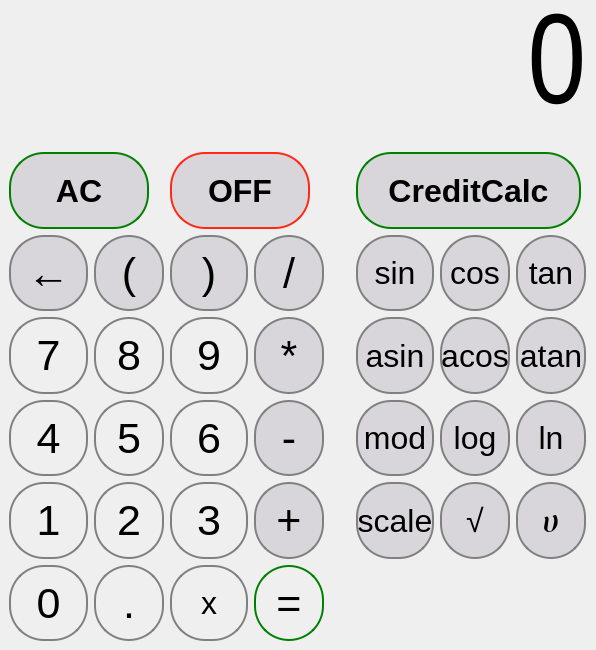
<?xml version="1.0" encoding="UTF-8"?>
<ui version="4.0">
 <class>sparrvio</class>
 <widget class="QMainWindow" name="sparrvio">
  <property name="geometry">
   <rect>
    <x>0</x>
    <y>0</y>
    <width>596</width>
    <height>650</height>
   </rect>
  </property>
  <property name="sizePolicy">
   <sizepolicy hsizetype="Minimum" vsizetype="Minimum">
    <horstretch>0</horstretch>
    <verstretch>0</verstretch>
   </sizepolicy>
  </property>
  <property name="minimumSize">
   <size>
    <width>596</width>
    <height>650</height>
   </size>
  </property>
  <property name="font">
   <font>
    <pointsize>13</pointsize>
   </font>
  </property>
  <property name="windowTitle">
   <string>sparrvio</string>
  </property>
  <property name="windowOpacity">
   <double>1.000000000000000</double>
  </property>
  <property name="styleSheet">
   <string notr="true"> 	border-radius: 500px;</string>
  </property>
  <property name="animated">
   <bool>true</bool>
  </property>
  <widget class="QWidget" name="centralwidget">
   <layout class="QGridLayout" name="gridLayout" rowstretch="0,0,0,0,0,0,0,0" columnstretch="0,0,0,0,0,0,0,0">
    <item row="5" column="2">
     <widget class="QPushButton" name="pushButton_6">
      <property name="sizePolicy">
       <sizepolicy hsizetype="Preferred" vsizetype="Preferred">
        <horstretch>0</horstretch>
        <verstretch>0</verstretch>
       </sizepolicy>
      </property>
      <property name="minimumSize">
       <size>
        <width>70</width>
        <height>70</height>
       </size>
      </property>
      <property name="font">
       <font>
        <pointsize>32</pointsize>
        <bold>false</bold>
        <kerning>true</kerning>
       </font>
      </property>
      <property name="styleSheet">
       <string notr="true">QPushButton {
	border: 2px solid grey;
 	border-radius: 35px;
	margin: 0px
}

QPushButton:pressed {
	background-color: qlineargradient(x1: 0, y1: 0, x2: 0, y2: 1, 
									stop:  0 #dadbde, stop: 1 #f6f7fa);
}</string>
      </property>
      <property name="text">
       <string>6</string>
      </property>
     </widget>
    </item>
    <item row="6" column="6">
     <widget class="QPushButton" name="pushButton_sqrt">
      <property name="sizePolicy">
       <sizepolicy hsizetype="Preferred" vsizetype="Preferred">
        <horstretch>0</horstretch>
        <verstretch>0</verstretch>
       </sizepolicy>
      </property>
      <property name="minimumSize">
       <size>
        <width>70</width>
        <height>70</height>
       </size>
      </property>
      <property name="font">
       <font>
        <pointsize>24</pointsize>
        <bold>false</bold>
        <kerning>true</kerning>
       </font>
      </property>
      <property name="styleSheet">
       <string notr="true">QPushButton {
	border: 2px solid gray;
 	border-radius: 35px;
	background-color:rgb(216, 214, 218);
	margin: 0px
}

QPushButton:pressed {
	background-color: qlineargradient(x1: 0, y1: 0, x2: 0, y2: 1, 
									stop:  0 #dadbde, stop: 1 #f6f7fa);
}</string>
      </property>
      <property name="text">
       <string>√</string>
      </property>
     </widget>
    </item>
    <item row="4" column="1">
     <widget class="QPushButton" name="pushButton_8">
      <property name="sizePolicy">
       <sizepolicy hsizetype="Preferred" vsizetype="Preferred">
        <horstretch>0</horstretch>
        <verstretch>0</verstretch>
       </sizepolicy>
      </property>
      <property name="minimumSize">
       <size>
        <width>70</width>
        <height>70</height>
       </size>
      </property>
      <property name="font">
       <font>
        <pointsize>32</pointsize>
        <bold>false</bold>
        <kerning>true</kerning>
       </font>
      </property>
      <property name="styleSheet">
       <string notr="true">QPushButton {
	border: 2px solid gray;
 	border-radius: 35px;
	margin: 0px
}

QPushButton:pressed {
	background-color: qlineargradient(x1: 0, y1: 0, x2: 0, y2: 1, 
									stop:  0 #dadbde, stop: 1 #f6f7fa);
}</string>
      </property>
      <property name="text">
       <string>8</string>
      </property>
     </widget>
    </item>
    <item row="3" column="3">
     <widget class="QPushButton" name="pushButton_div">
      <property name="sizePolicy">
       <sizepolicy hsizetype="Preferred" vsizetype="Preferred">
        <horstretch>0</horstretch>
        <verstretch>0</verstretch>
       </sizepolicy>
      </property>
      <property name="minimumSize">
       <size>
        <width>70</width>
        <height>70</height>
       </size>
      </property>
      <property name="font">
       <font>
        <pointsize>32</pointsize>
        <bold>false</bold>
        <kerning>true</kerning>
       </font>
      </property>
      <property name="styleSheet">
       <string notr="true">QPushButton {
	border: 2px solid gray;
 	border-radius: 35px;
	background-color:rgb(216, 214, 218);
	margin: 0px
}

QPushButton:pressed {
	background-color: qlineargradient(x1: 0, y1: 0, x2: 0, y2: 1, 
									stop:  0 #dadbde, stop: 1 #f6f7fa);
}</string>
      </property>
      <property name="text">
       <string>/</string>
      </property>
     </widget>
    </item>
    <item row="5" column="1">
     <widget class="QPushButton" name="pushButton_5">
      <property name="sizePolicy">
       <sizepolicy hsizetype="Preferred" vsizetype="Preferred">
        <horstretch>0</horstretch>
        <verstretch>0</verstretch>
       </sizepolicy>
      </property>
      <property name="minimumSize">
       <size>
        <width>70</width>
        <height>70</height>
       </size>
      </property>
      <property name="font">
       <font>
        <pointsize>32</pointsize>
        <bold>false</bold>
        <kerning>true</kerning>
       </font>
      </property>
      <property name="styleSheet">
       <string notr="true">QPushButton {
	border: 2px solid gray;
 	border-radius: 35px;
	margin: 0px
}

QPushButton:pressed {
	background-color: qlineargradient(x1: 0, y1: 0, x2: 0, y2: 1, 
									stop:  0 #dadbde, stop: 1 #f6f7fa);
}</string>
      </property>
      <property name="text">
       <string>5</string>
      </property>
     </widget>
    </item>
    <item row="3" column="5">
     <widget class="QPushButton" name="pushButton_sin">
      <property name="sizePolicy">
       <sizepolicy hsizetype="Preferred" vsizetype="Preferred">
        <horstretch>0</horstretch>
        <verstretch>0</verstretch>
       </sizepolicy>
      </property>
      <property name="minimumSize">
       <size>
        <width>70</width>
        <height>70</height>
       </size>
      </property>
      <property name="font">
       <font>
        <pointsize>24</pointsize>
        <bold>false</bold>
        <kerning>true</kerning>
       </font>
      </property>
      <property name="styleSheet">
       <string notr="true">QPushButton {
	border: 2px solid gray;
 	border-radius: 35px;
	background-color:rgb(216, 214, 218);
	margin: 0px
}

QPushButton:pressed {
	background-color: qlineargradient(x1: 0, y1: 0, x2: 0, y2: 1, 
									stop:  0 #dadbde, stop: 1 #f6f7fa);
}</string>
      </property>
      <property name="text">
       <string>sin</string>
      </property>
     </widget>
    </item>
    <item row="6" column="3">
     <widget class="QPushButton" name="pushButton_plus">
      <property name="sizePolicy">
       <sizepolicy hsizetype="Preferred" vsizetype="Preferred">
        <horstretch>0</horstretch>
        <verstretch>0</verstretch>
       </sizepolicy>
      </property>
      <property name="minimumSize">
       <size>
        <width>70</width>
        <height>70</height>
       </size>
      </property>
      <property name="font">
       <font>
        <pointsize>32</pointsize>
        <bold>false</bold>
        <kerning>true</kerning>
       </font>
      </property>
      <property name="styleSheet">
       <string notr="true">QPushButton {
	border: 2px solid gray;
 	border-radius: 35px;
	background-color:rgb(216, 214, 218);
	margin: 0px
}

QPushButton:pressed {
	background-color: qlineargradient(x1: 0, y1: 0, x2: 0, y2: 1, 
									stop:  0 #dadbde, stop: 1 #f6f7fa);
}</string>
      </property>
      <property name="text">
       <string>+</string>
      </property>
     </widget>
    </item>
    <item row="4" column="0">
     <widget class="QPushButton" name="pushButton_7">
      <property name="sizePolicy">
       <sizepolicy hsizetype="Preferred" vsizetype="Preferred">
        <horstretch>0</horstretch>
        <verstretch>0</verstretch>
       </sizepolicy>
      </property>
      <property name="minimumSize">
       <size>
        <width>70</width>
        <height>70</height>
       </size>
      </property>
      <property name="font">
       <font>
        <pointsize>32</pointsize>
        <bold>false</bold>
        <kerning>true</kerning>
       </font>
      </property>
      <property name="styleSheet">
       <string notr="true">QPushButton {
	border: 2px solid gray;
 	border-radius: 35px;
	margin: 0px
}

QPushButton:pressed {
	background-color: qlineargradient(x1: 0, y1: 0, x2: 0, y2: 1, 
									stop:  0 #dadbde, stop: 1 #f6f7fa);
}</string>
      </property>
      <property name="text">
       <string>7</string>
      </property>
     </widget>
    </item>
    <item row="5" column="5">
     <widget class="QPushButton" name="pushButton_mod">
      <property name="sizePolicy">
       <sizepolicy hsizetype="Preferred" vsizetype="Preferred">
        <horstretch>0</horstretch>
        <verstretch>0</verstretch>
       </sizepolicy>
      </property>
      <property name="minimumSize">
       <size>
        <width>70</width>
        <height>70</height>
       </size>
      </property>
      <property name="font">
       <font>
        <pointsize>24</pointsize>
        <bold>false</bold>
        <kerning>true</kerning>
       </font>
      </property>
      <property name="styleSheet">
       <string notr="true">QPushButton {
	border: 2px solid gray;
 	border-radius: 35px;
	background-color:rgb(216, 214, 218);
	margin: 0px
}

QPushButton:pressed {
	background-color: qlineargradient(x1: 0, y1: 0, x2: 0, y2: 1, 
									stop:  0 #dadbde, stop: 1 #f6f7fa);
}</string>
      </property>
      <property name="text">
       <string>mod</string>
      </property>
     </widget>
    </item>
    <item row="1" column="5">
     <widget class="QPushButton" name="pushButton_Credit">
      <property name="sizePolicy">
       <sizepolicy hsizetype="Preferred" vsizetype="Preferred">
        <horstretch>0</horstretch>
        <verstretch>0</verstretch>
       </sizepolicy>
      </property>
      <property name="minimumSize">
       <size>
        <width>225</width>
        <height>70</height>
       </size>
      </property>
      <property name="font">
       <font>
        <pointsize>24</pointsize>
        <bold>true</bold>
       </font>
      </property>
      <property name="styleSheet">
       <string notr="true">QPushButton {
	border: 2px solid green;
 	border-radius: 35px;
	background-color:rgb(216, 214, 218);
	margin: 0px
}

QPushButton:pressed {
	background-color: green;
	color: white;
}</string>
      </property>
      <property name="text">
       <string>CreditCalc</string>
      </property>
     </widget>
    </item>
    <item row="4" column="6">
     <widget class="QPushButton" name="pushButton_acos">
      <property name="sizePolicy">
       <sizepolicy hsizetype="Preferred" vsizetype="Preferred">
        <horstretch>0</horstretch>
        <verstretch>0</verstretch>
       </sizepolicy>
      </property>
      <property name="minimumSize">
       <size>
        <width>70</width>
        <height>70</height>
       </size>
      </property>
      <property name="font">
       <font>
        <pointsize>24</pointsize>
        <bold>false</bold>
        <kerning>true</kerning>
       </font>
      </property>
      <property name="styleSheet">
       <string notr="true">QPushButton {
	border: 2px solid gray;
 	border-radius: 35px;
	background-color:rgb(216, 214, 218);
	margin: 0px
}

QPushButton:pressed {
	background-color: qlineargradient(x1: 0, y1: 0, x2: 0, y2: 1, 
									stop:  0 #dadbde, stop: 1 #f6f7fa);
}</string>
      </property>
      <property name="text">
       <string>acos</string>
      </property>
     </widget>
    </item>
    <item row="7" column="0">
     <widget class="QPushButton" name="pushButton_0">
      <property name="sizePolicy">
       <sizepolicy hsizetype="Preferred" vsizetype="Preferred">
        <horstretch>0</horstretch>
        <verstretch>0</verstretch>
       </sizepolicy>
      </property>
      <property name="minimumSize">
       <size>
        <width>70</width>
        <height>70</height>
       </size>
      </property>
      <property name="font">
       <font>
        <pointsize>32</pointsize>
        <bold>false</bold>
        <kerning>true</kerning>
       </font>
      </property>
      <property name="styleSheet">
       <string notr="true">QPushButton {
	border: 2px solid gray;
 	border-radius: 35px;
}

QPushButton:pressed {
	background-color: qlineargradient(x1: 0, y1: 0, x2: 0, y2: 1, 
									stop:  0 #dadbde, stop: 1 #f6f7fa);
}</string>
      </property>
      <property name="text">
       <string>0</string>
      </property>
     </widget>
    </item>
    <item row="3" column="2">
     <widget class="QPushButton" name="pushButton_brR">
      <property name="sizePolicy">
       <sizepolicy hsizetype="Preferred" vsizetype="Preferred">
        <horstretch>0</horstretch>
        <verstretch>0</verstretch>
       </sizepolicy>
      </property>
      <property name="minimumSize">
       <size>
        <width>70</width>
        <height>70</height>
       </size>
      </property>
      <property name="font">
       <font>
        <pointsize>32</pointsize>
        <bold>false</bold>
        <kerning>true</kerning>
       </font>
      </property>
      <property name="toolTip">
       <string>&lt;html&gt;&lt;head/&gt;&lt;body&gt;&lt;p&gt;Извлечение корня&lt;/p&gt;&lt;/body&gt;&lt;/html&gt;</string>
      </property>
      <property name="styleSheet">
       <string notr="true">QPushButton {
	border: 2px solid gray;
 	border-radius: 35px;
	background-color:rgb(216, 214, 218);
	margin: 0px
}

QPushButton:pressed {
	background-color: qlineargradient(x1: 0, y1: 0, x2: 0, y2: 1, 
									stop:  0 #dadbde, stop: 1 #f6f7fa);
}</string>
      </property>
      <property name="text">
       <string>)</string>
      </property>
     </widget>
    </item>
    <item row="3" column="4" rowspan="5">
     <spacer name="verticalSpacer">
      <property name="orientation">
       <enum>Qt::Vertical</enum>
      </property>
      <property name="sizeType">
       <enum>QSizePolicy::Expanding</enum>
      </property>
      <property name="sizeHint" stdset="0">
       <size>
        <width>20</width>
        <height>40</height>
       </size>
      </property>
     </spacer>
    </item>
    <item row="6" column="2">
     <widget class="QPushButton" name="pushButton_3">
      <property name="sizePolicy">
       <sizepolicy hsizetype="Preferred" vsizetype="Preferred">
        <horstretch>0</horstretch>
        <verstretch>0</verstretch>
       </sizepolicy>
      </property>
      <property name="minimumSize">
       <size>
        <width>70</width>
        <height>70</height>
       </size>
      </property>
      <property name="font">
       <font>
        <pointsize>32</pointsize>
        <bold>false</bold>
        <kerning>true</kerning>
       </font>
      </property>
      <property name="styleSheet">
       <string notr="true">QPushButton {
	border: 2px solid gray;
 	border-radius: 35px;
	margin: 0px
}

QPushButton:pressed {
	background-color: qlineargradient(x1: 0, y1: 0, x2: 0, y2: 1, 
									stop:  0 #dadbde, stop: 1 #f6f7fa);
}</string>
      </property>
      <property name="text">
       <string>3</string>
      </property>
      <property name="autoDefault">
       <bool>false</bool>
      </property>
      <property name="default">
       <bool>false</bool>
      </property>
     </widget>
    </item>
    <item row="7" column="3">
     <widget class="QPushButton" name="pushButton_eq">
      <property name="sizePolicy">
       <sizepolicy hsizetype="Preferred" vsizetype="Preferred">
        <horstretch>0</horstretch>
        <verstretch>0</verstretch>
       </sizepolicy>
      </property>
      <property name="minimumSize">
       <size>
        <width>70</width>
        <height>70</height>
       </size>
      </property>
      <property name="font">
       <font>
        <pointsize>32</pointsize>
        <bold>false</bold>
        <kerning>true</kerning>
       </font>
      </property>
      <property name="styleSheet">
       <string notr="true">QPushButton {
	border: 2px solid green;
 	border-radius: 35px;
	margin: 0px
}

QPushButton:pressed {
	background-color: green;
	color: white;
}</string>
      </property>
      <property name="text">
       <string>=</string>
      </property>
     </widget>
    </item>
    <item row="3" column="7">
     <widget class="QPushButton" name="pushButton_tan">
      <property name="sizePolicy">
       <sizepolicy hsizetype="Preferred" vsizetype="Preferred">
        <horstretch>0</horstretch>
        <verstretch>0</verstretch>
       </sizepolicy>
      </property>
      <property name="minimumSize">
       <size>
        <width>70</width>
        <height>70</height>
       </size>
      </property>
      <property name="font">
       <font>
        <pointsize>24</pointsize>
        <bold>false</bold>
        <kerning>true</kerning>
       </font>
      </property>
      <property name="styleSheet">
       <string notr="true">QPushButton {
	border: 2px solid gray;
 	border-radius: 35px;
	background-color:rgb(216, 214, 218);
	margin: 0px
}

QPushButton:pressed {
	background-color: qlineargradient(x1: 0, y1: 0, x2: 0, y2: 1, 
									stop:  0 #dadbde, stop: 1 #f6f7fa);
}</string>
      </property>
      <property name="text">
       <string>tan</string>
      </property>
     </widget>
    </item>
    <item row="6" column="7">
     <widget class="QPushButton" name="pushButton_graf">
      <property name="sizePolicy">
       <sizepolicy hsizetype="Preferred" vsizetype="Preferred">
        <horstretch>0</horstretch>
        <verstretch>0</verstretch>
       </sizepolicy>
      </property>
      <property name="minimumSize">
       <size>
        <width>70</width>
        <height>70</height>
       </size>
      </property>
      <property name="font">
       <font>
        <family>.AppleSystemUIFont</family>
        <pointsize>24</pointsize>
        <italic>false</italic>
        <bold>false</bold>
        <kerning>true</kerning>
       </font>
      </property>
      <property name="styleSheet">
       <string notr="true">QPushButton {
	font: 24pt &quot;.AppleSystemUIFont&quot;;
	border: 2px solid gray;
 	border-radius: 35px;
	background-color:rgb(216, 214, 218);
	margin: 0px
}

QPushButton:pressed {
	background-color: qlineargradient(x1: 0, y1: 0, x2: 0, y2: 1, 
									stop:  0 #dadbde, stop: 1 #f6f7fa);
}</string>
      </property>
      <property name="text">
       <string>ሀ</string>
      </property>
     </widget>
    </item>
    <item row="6" column="5">
     <widget class="QPushButton" name="pushButton_scale">
      <property name="sizePolicy">
       <sizepolicy hsizetype="Preferred" vsizetype="Preferred">
        <horstretch>0</horstretch>
        <verstretch>0</verstretch>
       </sizepolicy>
      </property>
      <property name="minimumSize">
       <size>
        <width>70</width>
        <height>70</height>
       </size>
      </property>
      <property name="font">
       <font>
        <pointsize>24</pointsize>
        <bold>false</bold>
        <kerning>true</kerning>
       </font>
      </property>
      <property name="styleSheet">
       <string notr="true">QPushButton {
	border: 2px solid gray;
 	border-radius: 35px;
	background-color:rgb(216, 214, 218);
	margin: 0px
}

QPushButton:pressed {
	background-color: qlineargradient(x1: 0, y1: 0, x2: 0, y2: 1, 
									stop:  0 #dadbde, stop: 1 #f6f7fa);
}</string>
      </property>
      <property name="text">
       <string>scale</string>
      </property>
     </widget>
    </item>
    <item row="7" column="1">
     <widget class="QPushButton" name="pushButton_t">
      <property name="sizePolicy">
       <sizepolicy hsizetype="Preferred" vsizetype="Preferred">
        <horstretch>0</horstretch>
        <verstretch>0</verstretch>
       </sizepolicy>
      </property>
      <property name="minimumSize">
       <size>
        <width>70</width>
        <height>70</height>
       </size>
      </property>
      <property name="font">
       <font>
        <pointsize>32</pointsize>
        <bold>false</bold>
        <kerning>true</kerning>
       </font>
      </property>
      <property name="styleSheet">
       <string notr="true">QPushButton {
	border: 2px solid gray;
 	border-radius: 35px;
	margin: 0px
}

QPushButton:pressed {
	background-color: qlineargradient(x1: 0, y1: 0, x2: 0, y2: 1, 
									stop:  0 #dadbde, stop: 1 #f6f7fa);
}</string>
      </property>
      <property name="text">
       <string>.</string>
      </property>
     </widget>
    </item>
    <item row="1" column="2">
     <widget class="QPushButton" name="pushButton_OFF">
      <property name="sizePolicy">
       <sizepolicy hsizetype="Preferred" vsizetype="Preferred">
        <horstretch>0</horstretch>
        <verstretch>0</verstretch>
       </sizepolicy>
      </property>
      <property name="minimumSize">
       <size>
        <width>140</width>
        <height>70</height>
       </size>
      </property>
      <property name="font">
       <font>
        <pointsize>24</pointsize>
        <bold>true</bold>
        <kerning>true</kerning>
       </font>
      </property>
      <property name="styleSheet">
       <string notr="true">QPushButton {
	border: 2px solid rgb(255, 40, 21);
 	border-radius: 35px;
	background-color:rgb(216, 214, 218);
	margin: 0px
}

QPushButton:pressed {
	background-color: rgb(255, 40, 21);
	color: rgb(255, 255, 255);
}
</string>
      </property>
      <property name="text">
       <string>OFF</string>
      </property>
     </widget>
    </item>
    <item row="0" column="0" colspan="8">
     <widget class="QLabel" name="result">
      <property name="sizePolicy">
       <sizepolicy hsizetype="Preferred" vsizetype="Preferred">
        <horstretch>0</horstretch>
        <verstretch>0</verstretch>
       </sizepolicy>
      </property>
      <property name="minimumSize">
       <size>
        <width>288</width>
        <height>116</height>
       </size>
      </property>
      <property name="font">
       <font>
        <family>Arial Narrow</family>
        <pointsize>96</pointsize>
        <italic>false</italic>
        <bold>false</bold>
        <kerning>true</kerning>
       </font>
      </property>
      <property name="tabletTracking">
       <bool>false</bool>
      </property>
      <property name="styleSheet">
       <string notr="true">QPushButton {
	border: 2px solid gray;
 	border-radius: 35px;
	margin: 0px
}

QPushButton:pressed {
	background-color: qlineargradient(x1: 0, y1: 0, x2: 0, y2: 1, 
									stop:  0 #dadbde, stop: 1 #f6f7fa);
}</string>
      </property>
      <property name="text">
       <string>&lt;html&gt;&lt;head/&gt;&lt;body&gt;&lt;p align=&quot;right&quot;&gt;&lt;span style=&quot; font-size:96pt;&quot;&gt;0&lt;/span&gt;&lt;/p&gt;&lt;/body&gt;&lt;/html&gt;</string>
      </property>
      <property name="alignment">
       <set>Qt::AlignBottom|Qt::AlignRight|Qt::AlignTrailing</set>
      </property>
      <property name="margin">
       <number>10</number>
      </property>
     </widget>
    </item>
    <item row="3" column="1">
     <widget class="QPushButton" name="pushButton_brL">
      <property name="sizePolicy">
       <sizepolicy hsizetype="Preferred" vsizetype="Preferred">
        <horstretch>0</horstretch>
        <verstretch>0</verstretch>
       </sizepolicy>
      </property>
      <property name="minimumSize">
       <size>
        <width>70</width>
        <height>70</height>
       </size>
      </property>
      <property name="font">
       <font>
        <pointsize>32</pointsize>
        <bold>false</bold>
        <kerning>true</kerning>
       </font>
      </property>
      <property name="toolTip">
       <string>&lt;html&gt;&lt;head/&gt;&lt;body&gt;&lt;p&gt;Возведение в степень&lt;/p&gt;&lt;/body&gt;&lt;/html&gt;</string>
      </property>
      <property name="styleSheet">
       <string notr="true">QPushButton {
	border: 2px solid gray;
 	border-radius: 35px;
	background-color:rgb(216, 214, 218);
	margin: 0px
}

QPushButton:pressed {
	background-color: qlineargradient(x1: 0, y1: 0, x2: 0, y2: 1, 
									stop:  0 #dadbde, stop: 1 #f6f7fa);
}</string>
      </property>
      <property name="text">
       <string>(</string>
      </property>
     </widget>
    </item>
    <item row="6" column="0">
     <widget class="QPushButton" name="pushButton_1">
      <property name="sizePolicy">
       <sizepolicy hsizetype="Preferred" vsizetype="Preferred">
        <horstretch>0</horstretch>
        <verstretch>0</verstretch>
       </sizepolicy>
      </property>
      <property name="minimumSize">
       <size>
        <width>70</width>
        <height>70</height>
       </size>
      </property>
      <property name="font">
       <font>
        <pointsize>32</pointsize>
        <bold>false</bold>
        <kerning>true</kerning>
       </font>
      </property>
      <property name="styleSheet">
       <string notr="true">QPushButton {
	border: 2px solid gray;
 	border-radius: 35px;
	margin: 0px
}

QPushButton:pressed {
	background-color: qlineargradient(x1: 0, y1: 0, x2: 0, y2: 1, 
									stop:  0 #dadbde, stop: 1 #f6f7fa);
}
</string>
      </property>
      <property name="text">
       <string>1</string>
      </property>
     </widget>
    </item>
    <item row="7" column="2">
     <widget class="QPushButton" name="pushButton_x">
      <property name="sizePolicy">
       <sizepolicy hsizetype="Preferred" vsizetype="Preferred">
        <horstretch>0</horstretch>
        <verstretch>0</verstretch>
       </sizepolicy>
      </property>
      <property name="minimumSize">
       <size>
        <width>70</width>
        <height>70</height>
       </size>
      </property>
      <property name="font">
       <font>
        <pointsize>24</pointsize>
        <bold>false</bold>
        <kerning>true</kerning>
       </font>
      </property>
      <property name="styleSheet">
       <string notr="true">QPushButton {
	border: 2px solid gray;
 	border-radius: 35px;
	margin: 0px
}

QPushButton:pressed {
	background-color: qlineargradient(x1: 0, y1: 0, x2: 0, y2: 1, 
									stop:  0 #dadbde, stop: 1 #f6f7fa);
}</string>
      </property>
      <property name="text">
       <string>x</string>
      </property>
     </widget>
    </item>
    <item row="4" column="2">
     <widget class="QPushButton" name="pushButton_9">
      <property name="sizePolicy">
       <sizepolicy hsizetype="Preferred" vsizetype="Preferred">
        <horstretch>0</horstretch>
        <verstretch>0</verstretch>
       </sizepolicy>
      </property>
      <property name="minimumSize">
       <size>
        <width>70</width>
        <height>70</height>
       </size>
      </property>
      <property name="font">
       <font>
        <pointsize>32</pointsize>
        <bold>false</bold>
        <kerning>true</kerning>
       </font>
      </property>
      <property name="styleSheet">
       <string notr="true">QPushButton {
	border: 2px solid gray;
 	border-radius: 35px;
	margin: 0px
}

QPushButton:pressed {
	background-color: qlineargradient(x1: 0, y1: 0, x2: 0, y2: 1, 
									stop:  0 #dadbde, stop: 1 #f6f7fa);
}</string>
      </property>
      <property name="text">
       <string>9</string>
      </property>
     </widget>
    </item>
    <item row="5" column="7">
     <widget class="QPushButton" name="pushButton_ln">
      <property name="sizePolicy">
       <sizepolicy hsizetype="Preferred" vsizetype="Preferred">
        <horstretch>0</horstretch>
        <verstretch>0</verstretch>
       </sizepolicy>
      </property>
      <property name="minimumSize">
       <size>
        <width>70</width>
        <height>70</height>
       </size>
      </property>
      <property name="font">
       <font>
        <pointsize>24</pointsize>
        <bold>false</bold>
        <kerning>true</kerning>
       </font>
      </property>
      <property name="styleSheet">
       <string notr="true">QPushButton {
	border: 2px solid gray;
 	border-radius: 35px;
	background-color:rgb(216, 214, 218);
	margin: 0px
}

QPushButton:pressed {
	background-color: qlineargradient(x1: 0, y1: 0, x2: 0, y2: 1, 
									stop:  0 #dadbde, stop: 1 #f6f7fa);
}</string>
      </property>
      <property name="text">
       <string>ln</string>
      </property>
     </widget>
    </item>
    <item row="5" column="6">
     <widget class="QPushButton" name="pushButton_log">
      <property name="sizePolicy">
       <sizepolicy hsizetype="Preferred" vsizetype="Preferred">
        <horstretch>0</horstretch>
        <verstretch>0</verstretch>
       </sizepolicy>
      </property>
      <property name="minimumSize">
       <size>
        <width>70</width>
        <height>70</height>
       </size>
      </property>
      <property name="font">
       <font>
        <pointsize>24</pointsize>
        <bold>false</bold>
        <kerning>true</kerning>
       </font>
      </property>
      <property name="styleSheet">
       <string notr="true">QPushButton {
	border: 2px solid gray;
 	border-radius: 35px;
	background-color:rgb(216, 214, 218);
	margin: 0px
}

QPushButton:pressed {
	background-color: qlineargradient(x1: 0, y1: 0, x2: 0, y2: 1, 
									stop:  0 #dadbde, stop: 1 #f6f7fa);
}</string>
      </property>
      <property name="text">
       <string>log</string>
      </property>
     </widget>
    </item>
    <item row="4" column="7">
     <widget class="QPushButton" name="pushButton_atan">
      <property name="sizePolicy">
       <sizepolicy hsizetype="Preferred" vsizetype="Preferred">
        <horstretch>0</horstretch>
        <verstretch>0</verstretch>
       </sizepolicy>
      </property>
      <property name="minimumSize">
       <size>
        <width>70</width>
        <height>70</height>
       </size>
      </property>
      <property name="font">
       <font>
        <pointsize>24</pointsize>
        <bold>false</bold>
        <kerning>true</kerning>
       </font>
      </property>
      <property name="styleSheet">
       <string notr="true">QPushButton {
	border: 2px solid gray;
 	border-radius: 35px;
	background-color:rgb(216, 214, 218);
	margin: 0px
}

QPushButton:pressed {
	background-color: qlineargradient(x1: 0, y1: 0, x2: 0, y2: 1, 
									stop:  0 #dadbde, stop: 1 #f6f7fa);
}</string>
      </property>
      <property name="text">
       <string>atan</string>
      </property>
     </widget>
    </item>
    <item row="6" column="1">
     <widget class="QPushButton" name="pushButton_2">
      <property name="sizePolicy">
       <sizepolicy hsizetype="Preferred" vsizetype="Preferred">
        <horstretch>0</horstretch>
        <verstretch>0</verstretch>
       </sizepolicy>
      </property>
      <property name="minimumSize">
       <size>
        <width>70</width>
        <height>70</height>
       </size>
      </property>
      <property name="font">
       <font>
        <pointsize>32</pointsize>
        <bold>false</bold>
        <kerning>true</kerning>
       </font>
      </property>
      <property name="styleSheet">
       <string notr="true">QPushButton {
	border: 2px solid gray;
 	border-radius: 35px;
	margin: 0px
}

QPushButton:pressed {
	background-color: qlineargradient(x1: 0, y1: 0, x2: 0, y2: 1, 
									stop:  0 #dadbde, stop: 1 #f6f7fa);
}</string>
      </property>
      <property name="text">
       <string>2</string>
      </property>
     </widget>
    </item>
    <item row="5" column="0">
     <widget class="QPushButton" name="pushButton_4">
      <property name="sizePolicy">
       <sizepolicy hsizetype="Preferred" vsizetype="Preferred">
        <horstretch>0</horstretch>
        <verstretch>0</verstretch>
       </sizepolicy>
      </property>
      <property name="minimumSize">
       <size>
        <width>70</width>
        <height>70</height>
       </size>
      </property>
      <property name="font">
       <font>
        <pointsize>32</pointsize>
        <bold>false</bold>
        <kerning>true</kerning>
       </font>
      </property>
      <property name="styleSheet">
       <string notr="true">QPushButton {
	border: 2px solid gray;
 	border-radius: 35px;
	margin: 0px
}

QPushButton:pressed {
	background-color: qlineargradient(x1: 0, y1: 0, x2: 0, y2: 1, 
									stop:  0 #dadbde, stop: 1 #f6f7fa);
}</string>
      </property>
      <property name="text">
       <string>4</string>
      </property>
     </widget>
    </item>
    <item row="4" column="3">
     <widget class="QPushButton" name="pushButton_mult">
      <property name="sizePolicy">
       <sizepolicy hsizetype="Preferred" vsizetype="Preferred">
        <horstretch>0</horstretch>
        <verstretch>0</verstretch>
       </sizepolicy>
      </property>
      <property name="minimumSize">
       <size>
        <width>70</width>
        <height>70</height>
       </size>
      </property>
      <property name="font">
       <font>
        <pointsize>32</pointsize>
        <bold>false</bold>
        <kerning>true</kerning>
       </font>
      </property>
      <property name="styleSheet">
       <string notr="true">QPushButton {
	border: 2px solid gray;
 	border-radius: 35px;
	background-color:rgb(216, 214, 218);
	margin: 0px
}

QPushButton:pressed {
	background-color: qlineargradient(x1: 0, y1: 0, x2: 0, y2: 1, 
									stop:  0 #dadbde, stop: 1 #f6f7fa);
}</string>
      </property>
      <property name="text">
       <string>*</string>
      </property>
     </widget>
    </item>
    <item row="1" column="0">
     <widget class="QPushButton" name="pushButton_ON">
      <property name="sizePolicy">
       <sizepolicy hsizetype="Preferred" vsizetype="Preferred">
        <horstretch>0</horstretch>
        <verstretch>0</verstretch>
       </sizepolicy>
      </property>
      <property name="minimumSize">
       <size>
        <width>140</width>
        <height>70</height>
       </size>
      </property>
      <property name="font">
       <font>
        <pointsize>24</pointsize>
        <bold>true</bold>
        <kerning>true</kerning>
       </font>
      </property>
      <property name="styleSheet">
       <string notr="true">QPushButton {
	border: 2px solid green;
 	border-radius: 35px;
	background-color:rgb(216, 214, 218);
	margin: 0px
}

QPushButton:pressed {
	background-color: green;
	color: white;
}</string>
      </property>
      <property name="text">
       <string>AC</string>
      </property>
     </widget>
    </item>
    <item row="5" column="3">
     <widget class="QPushButton" name="pushButton_minus">
      <property name="sizePolicy">
       <sizepolicy hsizetype="Preferred" vsizetype="Preferred">
        <horstretch>0</horstretch>
        <verstretch>0</verstretch>
       </sizepolicy>
      </property>
      <property name="minimumSize">
       <size>
        <width>70</width>
        <height>70</height>
       </size>
      </property>
      <property name="font">
       <font>
        <pointsize>32</pointsize>
        <bold>false</bold>
        <kerning>true</kerning>
       </font>
      </property>
      <property name="styleSheet">
       <string notr="true">QPushButton {
	border: 2px solid gray;
 	border-radius: 35px;
	background-color:rgb(216, 214, 218);
	margin: 0px
}

QPushButton:pressed {
	background-color: qlineargradient(x1: 0, y1: 0, x2: 0, y2: 1, 
									stop:  0 #dadbde, stop: 1 #f6f7fa);
}</string>
      </property>
      <property name="text">
       <string>-</string>
      </property>
     </widget>
    </item>
    <item row="4" column="5">
     <widget class="QPushButton" name="pushButton_asin">
      <property name="sizePolicy">
       <sizepolicy hsizetype="Preferred" vsizetype="Preferred">
        <horstretch>0</horstretch>
        <verstretch>0</verstretch>
       </sizepolicy>
      </property>
      <property name="minimumSize">
       <size>
        <width>70</width>
        <height>70</height>
       </size>
      </property>
      <property name="font">
       <font>
        <pointsize>24</pointsize>
        <bold>false</bold>
        <kerning>true</kerning>
       </font>
      </property>
      <property name="styleSheet">
       <string notr="true">QPushButton {
	border: 2px solid gray;
 	border-radius: 35px;
	background-color:rgb(216, 214, 218);
	margin: 0px
}

QPushButton:pressed {
	background-color: qlineargradient(x1: 0, y1: 0, x2: 0, y2: 1, 
									stop:  0 #dadbde, stop: 1 #f6f7fa);
}</string>
      </property>
      <property name="text">
       <string>asin</string>
      </property>
     </widget>
    </item>
    <item row="3" column="6">
     <widget class="QPushButton" name="pushButton_cos">
      <property name="sizePolicy">
       <sizepolicy hsizetype="Preferred" vsizetype="Preferred">
        <horstretch>0</horstretch>
        <verstretch>0</verstretch>
       </sizepolicy>
      </property>
      <property name="minimumSize">
       <size>
        <width>70</width>
        <height>70</height>
       </size>
      </property>
      <property name="font">
       <font>
        <pointsize>24</pointsize>
        <bold>false</bold>
        <kerning>true</kerning>
       </font>
      </property>
      <property name="styleSheet">
       <string notr="true">QPushButton {
	border: 2px solid gray;
 	border-radius: 35px;
	background-color:rgb(216, 214, 218);
	margin: 0px
}

QPushButton:pressed {
	background-color: qlineargradient(x1: 0, y1: 0, x2: 0, y2: 1, 
									stop:  0 #dadbde, stop: 1 #f6f7fa);
}</string>
      </property>
      <property name="text">
       <string>cos</string>
      </property>
     </widget>
    </item>
    <item row="3" column="0">
     <widget class="QPushButton" name="pushButton_BackSpace">
      <property name="sizePolicy">
       <sizepolicy hsizetype="Preferred" vsizetype="Preferred">
        <horstretch>0</horstretch>
        <verstretch>0</verstretch>
       </sizepolicy>
      </property>
      <property name="minimumSize">
       <size>
        <width>70</width>
        <height>70</height>
       </size>
      </property>
      <property name="font">
       <font>
        <pointsize>32</pointsize>
        <bold>false</bold>
        <kerning>true</kerning>
       </font>
      </property>
      <property name="toolTip">
       <string>&lt;html&gt;&lt;head/&gt;&lt;body&gt;&lt;p&gt;Возведение в степень&lt;/p&gt;&lt;/body&gt;&lt;/html&gt;</string>
      </property>
      <property name="styleSheet">
       <string notr="true">QPushButton {
	border: 2px solid gray;
 	border-radius: 35px;
	background-color:rgb(216, 214, 218);
	margin: 0px
}

QPushButton:pressed {
	background-color: qlineargradient(x1: 0, y1: 0, x2: 0, y2: 1, 
									stop:  0 #dadbde, stop: 1 #f6f7fa);
}</string>
      </property>
      <property name="text">
       <string>←</string>
      </property>
     </widget>
    </item>
   </layout>
  </widget>
 </widget>
 <resources/>
 <connections/>
</ui>
